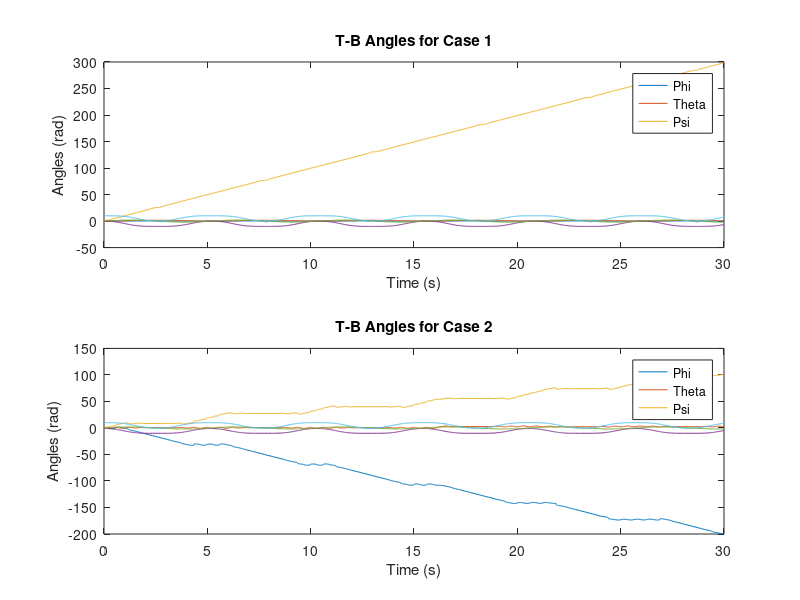

This chart was generated by the following MATLAB code:
% Tail-Body Angles for CubeSat Dynamics

%{
The function tb_angles() is used to simulate the Tail-Body angles for a CubeSat.

Purpose:
    - To simulate the Tail-Body angles for a CubeSat for two different cases.
    - To plot the Tail-Body angles for the two cases.

Inputs:
    - I: Inertial Matrix of the CubeSat.
    - tspan: Time span for the simulation.
    - y0_1: Initial conditions for Case 1.
    - y0_2: Initial conditions for Case 2.

Outputs:
    - Plot of the Tail-Body angles for the two cases.
%}

% Function to simulate the Tail-Body angles for a CubeSat
function tb_angles()
    % Given Inertial Matrix
    I = [10, 0, -0.1; 
         0, 5, 0; 
         -0.1, 0, 10];

    % Time Span for 30 seconds
    tspan = [0 30];

    % Case 1
    y0_1 = [0; 0; 0; 0; 0; 10];
    % ODE 45 for Case 1
    [t1, y1] = ode45(@(t,y) aircraft_dynamics(t, y, I, [0; 0; 0]), tspan, y0_1);

    % Case 2
    y0_2 = [pi/4; pi/3; 0; -1; 0; 10];
    % ODE 45 for Case 2
    [t2, y2] = ode45(@(t,y) aircraft_dynamics(t, y, I, [0; 1; 0]), tspan, y0_2);
    
    % Plot results
    % Case 1
    subplot(2,1,1);
    plot(t1,y1(:,1:6));
    title('T-B Angles for Case 1');
    xlabel('Time (s)');
    ylabel('Angles (rad)');
    legend('Phi', 'Theta', 'Psi');


    % Case 2
    subplot(2,1,2);
    plot(t2,y2(:,1:6));
    title('T-B Angles for Case 2');
    xlabel('Time (s)');
    ylabel('Angles (rad)');
    legend('Phi', 'Theta', 'Psi');
end

% Function to calculate the dynamics of the CubeSat
function dydt = aircraft_dynamics(t, y, I, M_ext)
    % Extracting states
    phi = y(1);     % Roll angle
    theta = y(2);   % Pitch angle
    psi = y(3);     % Yaw angle
    p = y(4);       % Rate of change of phi
    q = y(5);       % Rate of change of theta
    r = y(6);       % Rate of change of psi
    M = M_ext;      % Use the passed external moment directly from cases

    % Equations of Motion
    % Angles
    d_angles = [p + q*sin(phi)*tan(theta) + r*cos(phi)*tan(theta);
                q*cos(phi) - r*sin(phi);
                q*sin(phi)/cos(theta) + r*cos(phi)/cos(theta)];
    % Rates
    d_rates = inv(I) * (M - cross([p; q; r], I*[p; q; r]));

    % Time derivative
    dydt = [d_angles; d_rates];
end